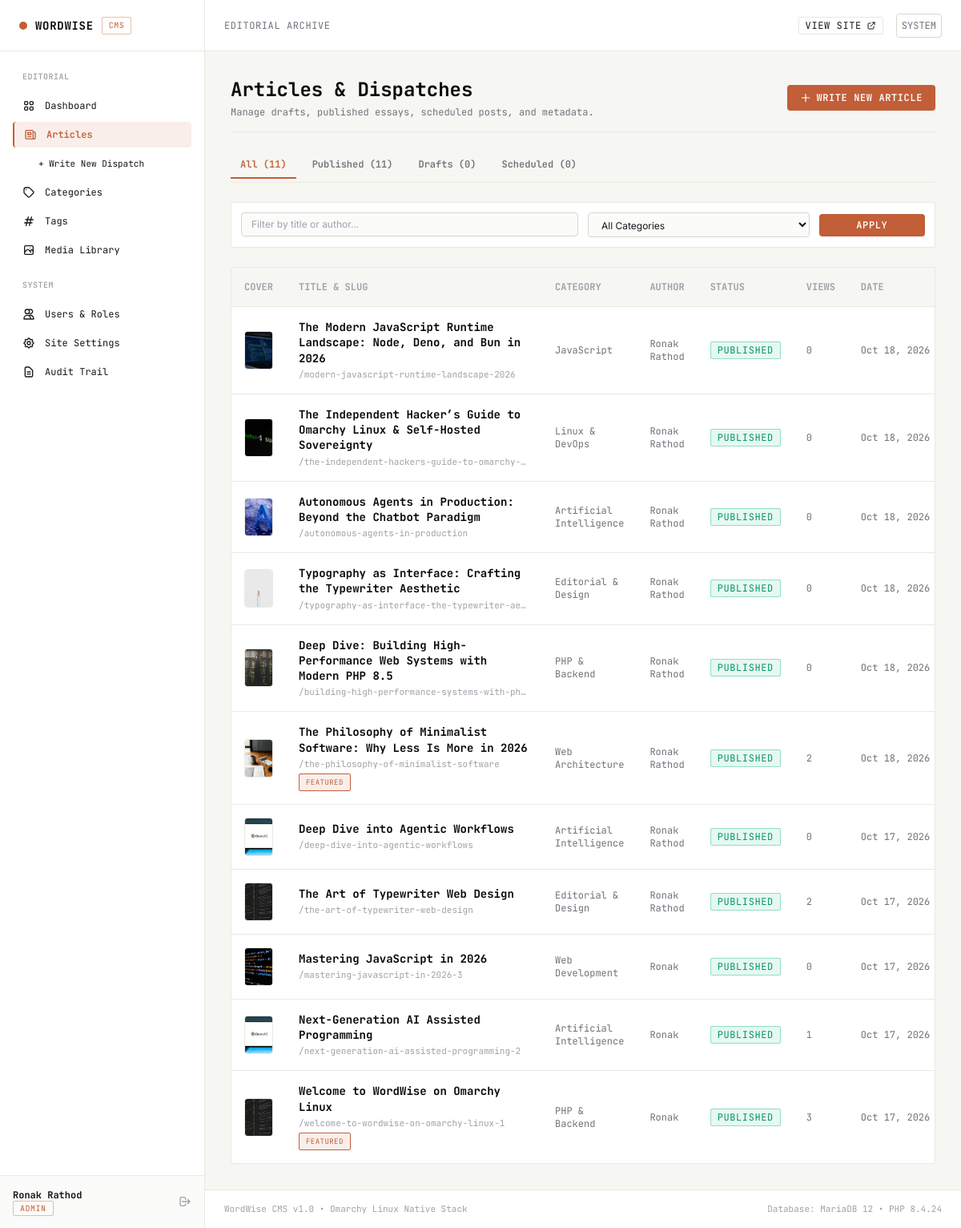
Screenshot of /admin/posts.php (signed in) with the database file from the repository.
### tables this page shows
CREATE TABLE `posts` (
  `post_id` int(11) NOT NULL AUTO_INCREMENT,
  `post_category_id` int(11) NOT NULL DEFAULT 0,
  `post_title` varchar(255) NOT NULL,
  `post_slug` varchar(255) NOT NULL,
  `post_subtitle` varchar(255) DEFAULT NULL,
  `post_excerpt` text DEFAULT NULL,
  `post_author` varchar(255) NOT NULL,
  `post_date` date NOT NULL,
  `post_image` text DEFAULT NULL,
  `post_content` text DEFAULT NULL,
  `post_content_json` longtext DEFAULT NULL,
  `post_tags` varchar(255) DEFAULT '',
  `post_seo_title` varchar(255) DEFAULT NULL,
  `post_seo_desc` text DEFAULT NULL,
  `post_comment_count` int(11) NOT NULL DEFAULT 0,
  `post_views` int(11) NOT NULL DEFAULT 0,
  `is_featured` tinyint(1) NOT NULL DEFAULT 0,
  `is_pinned` tinyint(1) NOT NULL DEFAULT 0,
  `scheduled_at` datetime DEFAULT NULL,
  `post_version` int(11) NOT NULL DEFAULT 1,
  `created_at` timestamp NULL DEFAULT current_timestamp(),
  `updated_at` timestamp NULL DEFAULT current_timestamp() ON UPDATE current_timestamp(),
  `post_status` varchar(255) NOT NULL DEFAULT 'published',
  PRIMARY KEY (`post_id`),
  UNIQUE KEY `post_slug` (`post_slug`)
);

CREATE TABLE `categories` (
  `cat_id` int(11) NOT NULL AUTO_INCREMENT,
  `cat_title` varchar(255) NOT NULL,
  `cat_slug` varchar(255) NOT NULL,
  `cat_description` text DEFAULT NULL,
  PRIMARY KEY (`cat_id`),
  UNIQUE KEY `cat_slug` (`cat_slug`)
);

### includes/db.php (called while the page is built, shortened)
<?php
require_once __DIR__ . '/env.php';
$db_host = env('DB_HOST', 'localhost');
$db_user = env('DB_USER', 'root');
$db_pass = env('DB_PASS', '');
$db_name = env('DB_NAME', 'wordwise');
try {
    $dsn = "mysql:host={$db_host};dbname={$db_name};charset=utf8mb4";
    $options = [
        PDO::ATTR_ERRMODE            => PDO::ERRMODE_EXCEPTION,
        PDO::ATTR_DEFAULT_FETCH_MODE => PDO::FETCH_ASSOC,
        PDO::ATTR_EMULATE_PREPARES   => false,
    ];
    $pdo = new PDO($dsn, $db_user, $db_pass, $options);
} catch (PDOException $e) {
    die("Database PDO connection error: " . $e->getMessage());
}
function db_query(string $sql, array $params = []): PDOStatement {
    global $pdo;
    $stmt = $pdo->prepare($sql);
    $stmt->execute($params);
    return $stmt;
}
function db_fetch_all(string $sql, array $params = []): array {
    return db_query($sql, $params)->fetchAll();
}
function db_fetch_one(string $sql, array $params = []): ?array {
    $result = db_query($sql, $params)->fetch();
    return $result ?: null;
}
require_once __DIR__ . '/security.php';

### includes/security.php (called while the page is built, shortened)
<?php
function e($value): string {
    return htmlspecialchars((string)($value ?? ''), ENT_QUOTES, 'UTF-8');
}

### admin/posts.php (the view, shortened to what this page needs)
<?php
require_once __DIR__ . '/includes/admin_header.php';
$statusFilter = trim($_GET['status'] ?? 'all');
$search = trim($_GET['search'] ?? '');
$conditions = ["1=1"];
$params = [];
$whereSql = "WHERE " . implode(" AND ", $conditions);
$posts = db_fetch_all(
    "SELECT p.*, c.cat_title
     FROM posts p
     LEFT JOIN categories c ON p.post_category_id = c.cat_id
     {$whereSql}
     ORDER BY p.post_date DESC, p.post_id DESC",
    $params
);
$totalAll = (int)db_fetch_one("SELECT COUNT(*) as c FROM posts")['c'];
$totalPublished = (int)db_fetch_one("SELECT COUNT(*) as c FROM posts WHERE post_status = 'published'")['c'];
$totalDraft = (int)db_fetch_one("SELECT COUNT(*) as c FROM posts WHERE post_status = 'draft'")['c'];
$totalScheduled = (int)db_fetch_one("SELECT COUNT(*) as c FROM posts WHERE post_status = 'scheduled'")['c'];
?>
<div class="space-y-6">
  <div class="flex flex-col sm:flex-row items-start sm:items-center justify-between gap-4 pb-4 border-b border-paper-200 dark:border-paper-800">
    <div>
      <h1 class="text-2xl font-mono font-bold text-ink-950 dark:text-ink-50">
        Articles &amp; Dispatches
      </h1>
      <p class="font-mono text-xs text-ink-500 mt-1">
        Manage drafts, published essays, scheduled posts, and metadata.
      </p>
    </div>
    <a href="/admin/post-edit.php" class="px-4 py-2 bg-accent hover:bg-accent-hover text-white font-mono text-xs uppercase tracking-wider font-semibold rounded shadow-sm transition-colors flex items-center space-x-1.5">
      <svg class="w-3.5 h-3.5" fill="none" stroke="currentColor" viewBox="0 0 24 24"><path stroke-linecap="round" stroke-linejoin="round" stroke-width="2" d="M12 4v16m8-8H4"></path></svg>
      <span>Write New Article</span>
    </a>
  </div>
  <div class="flex items-center space-x-2 border-b border-paper-200 dark:border-paper-800 font-mono text-xs overflow-x-auto pb-1">
    <a href="/admin/posts.php?status=all" class="px-3 py-2 border-b-2 font-semibold transition-colors <?php echo $statusFilter === 'all' ? 'border-accent text-accent' : 'border-transparent text-ink-500 hover:text-ink-900'; ?>">
      All (<?php echo $totalAll; ?>)
    </a>
    <a href="/admin/posts.php?status=published" class="px-3 py-2 border-b-2 font-semibold transition-colors <?php echo $statusFilter === 'published' ? 'border-accent text-accent' : 'border-transparent text-ink-500 hover:text-ink-900'; ?>">
      Published (<?php echo $totalPublished; ?>)
    </a>
    <a href="/admin/posts.php?status=draft" class="px-3 py-2 border-b-2 font-semibold transition-colors <?php echo $statusFilter === 'draft' ? 'border-accent text-accent' : 'border-transparent text-ink-500 hover:text-ink-900'; ?>">
      Drafts (<?php echo $totalDraft; ?>)
    </a>
    <a href="/admin/posts.php?status=scheduled" class="px-3 py-2 border-b-2 font-semibold transition-colors <?php echo $statusFilter === 'scheduled' ? 'border-accent text-accent' : 'border-transparent text-ink-500 hover:text-ink-900'; ?>">
      Scheduled (<?php echo $totalScheduled; ?>)
    </a>
  </div>
  <form method="GET" action="/admin/posts.php" class="grid grid-cols-1 sm:grid-cols-12 gap-3 editorial-card p-3 rounded-sm">
    <div class="sm:col-span-6">
      <input
        type="text"
        name="search"
        value="<?php echo e($search); ?>"
        placeholder="Filter by title or author..."
        class="w-full px-3 py-1.5 text-xs bg-paper-50 dark:bg-paper-950 border border-paper-300 dark:border-paper-800 rounded font-sans focus:border-accent text-ink-900 dark:text-ink-100"
      >
    </div>
    <div class="sm:col-span-4">
      <select name="category" class="w-full px-3 py-1.5 text-xs bg-paper-50 dark:bg-paper-950 border border-paper-300 dark:border-paper-800 rounded font-sans focus:border-accent text-ink-900 dark:text-ink-100">
        <option value="0">All Categories</option>
      </select>
    </div>
    <div class="sm:col-span-2 flex items-center space-x-2">
      <button type="submit" class="w-full py-1.5 px-3 bg-accent hover:bg-accent-hover text-white text-xs font-mono uppercase tracking-wider font-semibold rounded">
        Apply
      </button>
    </div>
  </form>
  <div class="editorial-card rounded-sm overflow-hidden">
    <div class="overflow-x-auto">
      <table class="w-full text-left text-xs font-mono">
        <thead class="bg-paper-100 dark:bg-paper-950/60 border-b border-paper-200 dark:border-paper-800 text-ink-400 uppercase">
          <tr>
            <th class="p-4">Cover</th>
            <th class="p-4">Title &amp; Slug</th>
            <th class="p-4">Category</th>
            <th class="p-4">Author</th>
            <th class="p-4">Status</th>
            <th class="p-4">Views</th>
            <th class="p-4">Date</th>
          </tr>
        </thead>
        <tbody class="divide-y divide-paper-200 dark:divide-paper-800">
          <?php if (empty($posts)): ?>
            <tr>
              <td colspan="8" class="p-10 text-center text-ink-400 italic font-mono">
                No dispatches found matching the filter criteria.
              </td>
            </tr>
          <?php else: ?>
            <?php foreach ($posts as $p): ?>
              <tr class="hover:bg-paper-50 dark:hover:bg-paper-800/40 transition-colors">
                <td class="p-4 w-16">
                  <?php if (!empty($p['post_image'])): ?>
                    <img src="/images/<?php echo e($p['post_image']); ?>" alt="" class="w-12 h-12 object-cover rounded border border-paper-200 dark:border-paper-800">
                  <?php else: ?>
                    <div class="w-12 h-12 rounded bg-paper-200 dark:bg-paper-800 flex items-center justify-center text-ink-400 text-[10px]">
                      No Img
                    </div>
                  <?php endif; ?>
                </td>
                <td class="p-4 max-w-xs">
                  <a href="/admin/post-edit.php?id=<?php echo $p['post_id']; ?>" class="font-mono font-bold text-sm text-ink-950 dark:text-ink-50 hover:text-accent block leading-snug">
                    <?php echo e($p['post_title']); ?>
                  </a>
                  <span class="text-[11px] text-ink-400 truncate block mt-0.5">/<?php echo e($p['post_slug']); ?></span>
                  <?php if ($p['is_featured']): ?>
                    <span class="typewriter-badge text-[9px] bg-accent/10 border-accent text-accent inline-block mt-1">Featured</span>
                  <?php endif; ?>
                </td>
                <td class="p-4 text-ink-500">
                  <?php echo e($p['cat_title'] ?? 'Uncategorized'); ?>
                </td>
                <td class="p-4 text-ink-500">
                  <?php echo e($p['post_author']); ?>
                </td>
                <td class="p-4">
                  <?php if ($p['post_status'] === 'published'): ?>
                    <span class="typewriter-badge text-emerald-600 border-emerald-500/40 bg-emerald-500/10">Published</span>
                  <?php elseif ($p['post_status'] === 'draft'): ?>
                    <span class="typewriter-badge text-amber-600 border-amber-500/40 bg-amber-500/10">Draft</span>
                  <?php elseif ($p['post_status'] === 'scheduled'): ?>
                    <span class="typewriter-badge text-blue-600 border-blue-500/40 bg-blue-500/10">Scheduled</span>
                  <?php else: ?>
                    <span class="typewriter-badge text-ink-400"><?php echo e($p['post_status']); ?></span>
                  <?php endif; ?>
                </td>
                <td class="p-4 text-ink-500">
                  <?php echo $p['post_views']; ?>
                </td>
                <td class="p-4 text-ink-500 whitespace-nowrap">
                  <?php echo date('M j, Y', strtotime($p['post_date'])); ?>
                </td>
              </tr>
            <?php endforeach; ?>
          <?php endif; ?>
        </tbody>
      </table>
    </div>
  </div>
</div>
<?php require_once __DIR__ . '/includes/admin_footer.php'; ?>

### rows the page displays
posts: post_image (picture), post_title "The Modern JavaScript Runtime Landscape: Node, Deno, and Bun in 2026", post_slug "modern-javascript-runtime-landscape-2026", categories.cat_title "JavaScript", post_author "Ronak Rathod", post_status "PUBLISHED", post_views "0", post_date "Oct 18, 2026"
posts: post_image (picture), post_title "The Independent Hacker’s Guide to Omarchy Linux & Self-Hosted Sovereignty", post_slug "the-independent-hackers-guide-to-omarchy-…", categories.cat_title "Linux & DevOps", post_author "Ronak Rathod", post_status "PUBLISHED", post_views "0", post_date "Oct 18, 2026"
posts: post_image (picture), post_title "Autonomous Agents in Production: Beyond the Chatbot Paradigm", post_slug "autonomous-agents-in-production", categories.cat_title "Artificial Intelligence", post_author "Ronak Rathod", post_status "PUBLISHED", post_views "0", post_date "Oct 18, 2026"
posts: post_image (picture), post_title "Typography as Interface: Crafting the Typewriter Aesthetic", post_slug "typography-as-interface-the-typewriter-ae…", categories.cat_title "Editorial & Design", post_author "Ronak Rathod", post_status "PUBLISHED", post_views "0", post_date "Oct 18, 2026"
posts: post_image (picture), post_title "Deep Dive: Building High-Performance Web Systems with Modern PHP 8.5", post_slug "building-high-performance-systems-with-ph…", categories.cat_title "PHP & Backend", post_author "Ronak Rathod", post_status "PUBLISHED", post_views "0", post_date "Oct 18, 2026"
posts: post_image (picture), post_title "The Philosophy of Minimalist Software: Why Less Is More in 2026", post_slug "the-philosophy-of-minimalist-software", is_featured "FEATURED", categories.cat_title "Web Architecture", post_author "Ronak Rathod", post_status "PUBLISHED", post_views "2", post_date "Oct 18, 2026"
posts: post_image (picture), post_title "Deep Dive into Agentic Workflows", post_slug "deep-dive-into-agentic-workflows", categories.cat_title "Artificial Intelligence", post_author "Ronak Rathod", post_status "PUBLISHED", post_views "0", post_date "Oct 17, 2026"
posts: post_image (picture), post_title "The Art of Typewriter Web Design", post_slug "the-art-of-typewriter-web-design", categories.cat_title "Editorial & Design", post_author "Ronak Rathod", post_status "PUBLISHED", post_views "2", post_date "Oct 17, 2026"
posts: post_image (picture), post_title "Mastering JavaScript in 2026", post_slug "mastering-javascript-in-2026-3", categories.cat_title "Web Development", post_author "Ronak", post_status "PUBLISHED", post_views "0", post_date "Oct 17, 2026"
posts: post_image (picture), post_title "Next-Generation AI Assisted Programming", post_slug "next-generation-ai-assisted-programming-2", categories.cat_title "Artificial Intelligence", post_author "Ronak", post_status "PUBLISHED", post_views "1", post_date "Oct 17, 2026"
posts: post_image (picture), post_title "Welcome to WordWise on Omarchy Linux", post_slug "welcome-to-wordwise-on-omarchy-linux-1", is_featured "FEATURED", categories.cat_title "PHP & Backend", post_author "Ronak", post_status "PUBLISHED", post_views "3", post_date "Oct 17, 2026"

### other values shown
$currentUser['full_name'] "Ronak Rathod"
$currentRole "ADMIN"
$pageHeader "EDITORIAL ARCHIVE"
$totalAll "11"
$totalPublished "11"
$totalDraft "0"
$totalScheduled "0"
PHP_VERSION "8.4.24"
